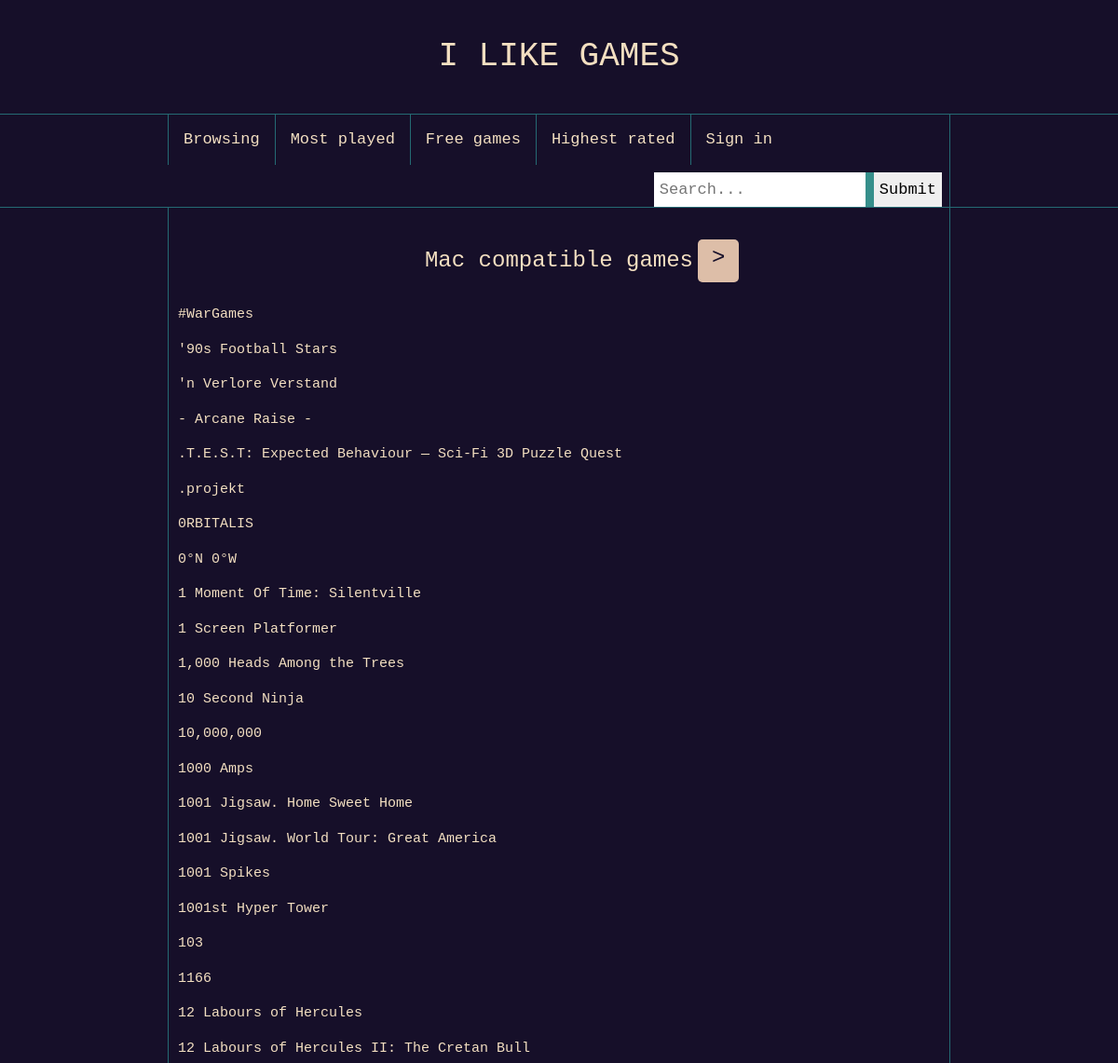
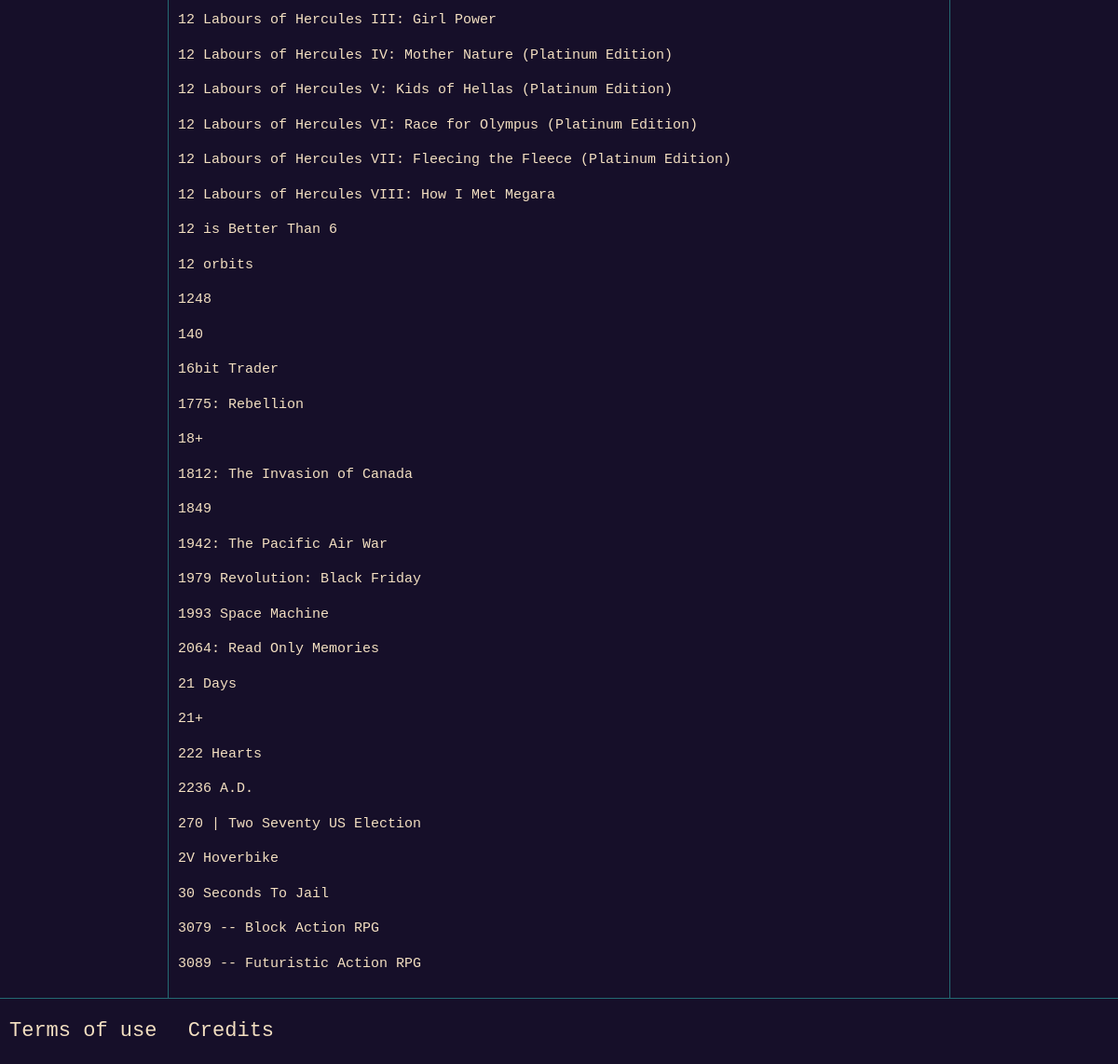
Page /mac/1 on the committed database (2 pictures, top to bottom).
### tables this page shows
CREATE TABLE Game (id INTEGER PRIMARY KEY, name TEXT, releasedate DATE, windowscompat TINYINT (1), maccompat TINYINT (1), linuxcompat TINYINT (1), minage INTEGER, achievments INTEGER, negreviews INTEGER, posreviews INTEGER, averageplaytime INTEGER, medianplaytime INTEGER, price DEC (10, 2));

### app.py (the view)
@app.route("/mac/<int:page>")
def mac_browsing(page):
    offset = (page-1)*LIMIT
    rows = query_db("SELECT COUNT(name) FROM Game WHERE maccompat = 1")
    if page < 1 or page > (math.ceil(int(rows[0][0])/LIMIT)):
        return render_template("404.html")
    else:
        if (math.ceil(int(rows[0][0])/LIMIT)) == 1:
            previous = "hide"
            next_page = "hide"
        elif page == 1:
            previous = "hide"
            next_page = "next-page"
        elif page == (math.ceil(int(rows[0][0])/LIMIT)):
            previous = "previous-page"
            next_page = "hide"
        else:
            previous = "previous-page"
            next_page = "next-page"
        results = query_db("SELECT id, name \
                            FROM Game \
                            WHERE maccompat = 1 \
                            ORDER BY name \
                            LIMIT ? OFFSET ?",
                           (LIMIT, offset))
        return render_template("mac.html",
                               results=results,
                               page=page,
                               previous=previous,
                               next_page=next_page)

### app.py (called while the page is built)
def query_db(sql, args=(), one=False):
    conn = sqlite3.connect(STEAM_DATABASE)
    cursor = conn.cursor()
    cursor.execute(sql, args)  # sql query and stuff that goes in the ?
    results = cursor.fetchall()  # for reading from db
    conn.commit()  # for making changes
    conn.close()
    return (results[0] if results else None) if one else results

### templates/mac.html (shortened to what this page needs)
{% extends "layout.html"%}
{% block content %}
<h3 class="page-title">
    <div class = "title">Mac compatible games</div>
    <a href="/mac/{{page+1}}" class="{{next_page}}">></a>
</h3>
<div class="item-block">
    {% for item in results %}
    <div>
        <a href="/game/{{item[0]}}">
            <p>{{item[1]}}</p>
        </a>
    </div>
    {% endfor %}
</div>
{% endblock %}

### static/css/style.css (style rules this page uses)
body { background-color: #160f29; color: #f3dfc1; }
a { text-decoration: none; color: #f3dfc1; }
.item-block { margin: 0; padding: 0; }
.page-title { display: grid; grid-template-columns: 1.5fr 1fr 1.5fr; padding-left: auto; padding-right: auto; width: 100%; }
.page-title .title { text-align: center; margin: 0 auto; white-space: nowrap; }
.title { margin: auto; padding: 5px; }
.next-page, .next-page:visited { margin: 0; visibility: visible; background-color: #ddbea8; padding: 2px 15px; width: fit-content; border-radius: 5px; color: #160f29; }

### static/css/w3.css (style rules this page uses)
html { box-sizing:border-box }
*,*:before,*:after { box-sizing:inherit }
html { -ms-text-size-adjust:100%;-webkit-text-size-adjust:100% }
body { margin:0 }
a { background-color:transparent }
html,body { font-family:Monospace,Verdana,sans-serif;font-size:15px;line-height:1.5 }
html { overflow-x:hidden }
h3 { font-size:24px }
h1,h2,h3,h4,h5,h6 { font-family:Monospace,"Segoe UI",Arial,sans-serif;font-weight:400; }
a { color:inherit }

### rows in the picture
Game: name "0RBITALIS"
Game: name "10 Second Ninja"
Game: name "10,000,000"
Game: name "1000 Amps"
Game: name "1001 Spikes"
Game: name "140"
Game: name "1849"
Game: name "3079 -- Block Action RPG"
Game: name "3089 -- Futuristic Action RPG"

### other values in the picture
{{ item[1] }} "#WarGames" "'90s Football Stars" "'n Verlore Verstand" "- Arcane Raise -" ".T.E.S.T: Expected Behaviour — Sci-Fi 3D Puzzle Quest" ".projekt" "0°N 0°W" "1 Moment Of Time: Silentville" "1 Screen Platformer" "1,000 Heads Among the Trees" "1001 Jigsaw. Home Sweet Home" "1001 Jigsaw. World Tour: Great America" "1001st Hyper Tower" "103" "1166" "12 Labours of Hercules" "12 Labours of Hercules II: The Cretan Bull" "12 Labours of Hercules III: Girl Power" "12 Labours of Hercules IV: Mother Nature (Platinum Edition)" "12 Labours of Hercules V: Kids of Hellas (Platinum Edition)" "12 Labours of Hercules VI: Race for Olympus (Platinum Edition)" "12 Labours of Hercules VII: Fleecing the Fleece (Platinum Edition)" "12 Labours of Hercules VIII: How I Met Megara" "12 is Better Than 6" "12 orbits" "1248" "16bit Trader" "1775: Rebellion" "18+" "1812: The Invasion of Canada" "1942: The Pacific Air War" "1979 Revolution: Black Friday" "1993 Space Machine" "2064: Read Only Memories" "21 Days" "21+" "222 Hearts" "2236 A.D." "270 | Two Seventy US Election" "2V Hoverbike" "30 Seconds To Jail"
